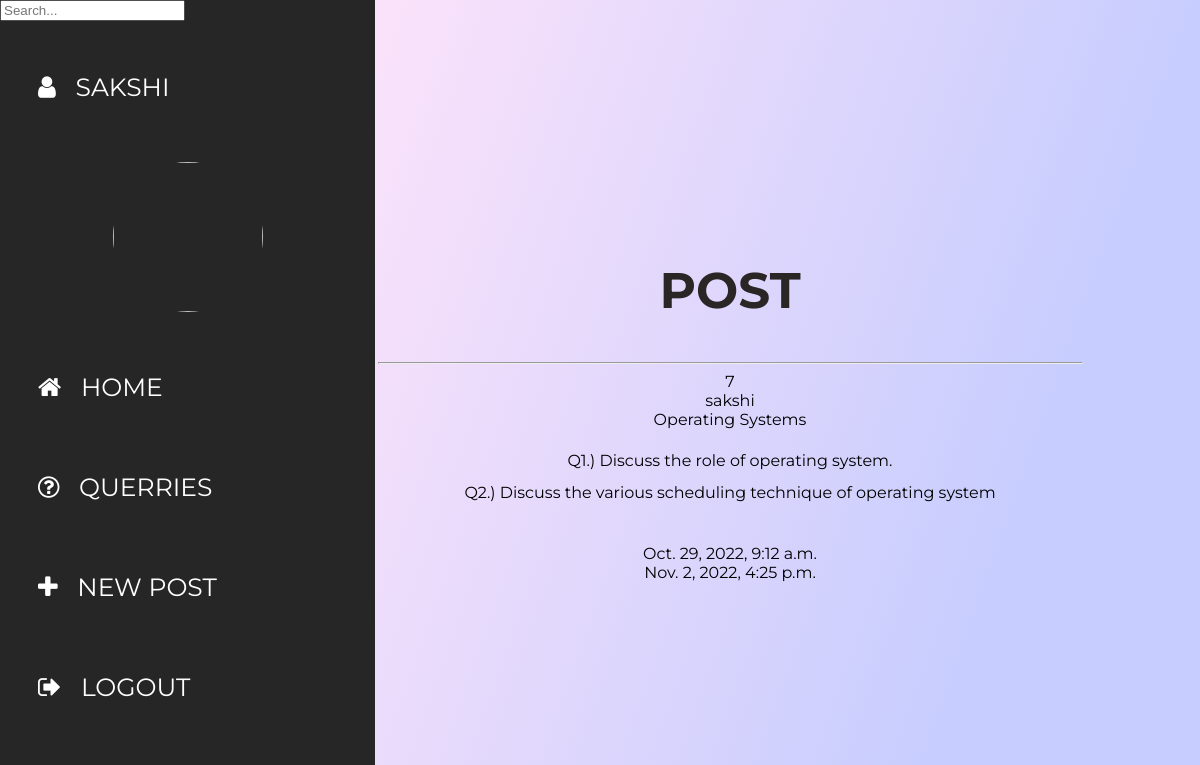
Screenshot of /post/7/ (signed in) with the database file from the repository.
### home/models.py (models this page shows, shortened)
class Post(models.Model):
    author = models.ForeignKey(User, on_delete=models.CASCADE, null=True)
    title = models.CharField(max_length=200)
    description = models.TextField(null=True, blank=True)
    created = models.DateTimeField(auto_now_add=True)
    updated = models.DateTimeField(auto_now=True)
    class Meta:
        ordering = ['-updated', '-created']

### home/views.py (the view)
# urls.py: path('post/<str:pid>/', views.post, name='announcements'),
@login_required(login_url='login')
def post(request, pid):
    post = Post.objects.get(id=pid)
    return render(request, 'home/post.html', {'post' : post})

### home/templates/home/post.html (shortened to what this page needs)
{%  extends 'index.html' %}
{% block content %}
<head>
</head>
<div class="wrapper">
    <div class="section">
        <div class="box-area">
            <h2 style="color: #2b2626">Post</h2>
            <hr>
            {{ post.id }}  <br>
            {{ post.author }} <br>
            {{ post.title }} <br>
            {{ post.description|linebreaks }} <br>
            {{ post.created }} <br>
            {{ post.updated }} <br>
        </div>
    </div>
</div>
{% endblock content %}

### templates/navbar.html (shortened to what this page needs)
<link href="https://cdnjs.cloudflare.com/ajax/libs/font-awesome/4.7.0/css/font-awesome.css" rel="stylesheet">
{% if request.user.is_authenticated %}
<nav>
    <ul>
        <form method="GET" action="{% url 'home' %}">
            <input type="text" , name="q" , placeholder="Search...">
        </form>
        <li>
            <a href="/"><i class="fa fa-user"></i>   {{ request.user.first_name }}</a>
        </li>
        <li class="logo"><img alt=""
                src="https://upload.wikimedia.org/wikipedia/en/a/ae/Devi_Ahilya_Vishwavidyalaya_Logo.png">
        </li>
        <li>
            <a href="/"><i class="fa fa-home"></i>   home</a>
        </li>
        <li>
            <a href="/#"><i class="fa fa-question-circle-o" aria-hidden="true"></i>   querries</a>
        </li>
        {% if request.user.is_staff %}
        <li>
            <a href="/new-post"><i class="fa fa-plus" aria-hidden="true"></i>   new post</a>
        </li>
        {% endif %}
        <li>
            <a href="/logout"><i class="fa fa-sign-out"></i>   Logout</a>
        </li>
    </ul>
</nav>
{% endif %}

### templates/navbar.html (style rules this page uses)
nav ul { margin: 0; padding: 0; height: 100%; width: 375px; position: fixed; top: 0; left: 0; background-color: #262626; }
nav ul li { list-style: none; }
nav ul li a { display: block; font-family: 'Montserrat', sans-serif; text-decoration: none; text-transform: uppercase; font-size: 25px; color: #fff; position: relative; padding: 35px 0 35px 38px; }
nav ul li a:before { content: ''; position: absolute; top: 0px; right: 0px; width: 0%; height: 100%; background: #e3e9f7; border-radius: 40px 0px 0px 40px; z-index: -1; transition: all 300ms ease-in-out; }
.wrapper { margin-left: 260px; }
.section { display: grid; place-items: center; min-height: 100vh; text-align: center; }
.box-area h2 { text-transform: uppercase; font-size: 50px; }
.box-area p { line-height: 2; }
.box-area { width: 75%; }
.logo { width: 150px; height: 150px; border-radius: 50%; overflow: hidden; margin: 25px auto; }
.logo img { width: 100%; }

### rows the page displays
Post: id "7", author "sakshi", title "Operating Systems", description "Q1.) Discuss the role of operating system. Q2.) Discuss the various scheduling technique of operating system", created "Oct. 29, 2022, 9:12 a.m.", updated "Nov. 2, 2022, 4:25 p.m."

### other values shown
{{ request.user.first_name }} "SAKSHI"
